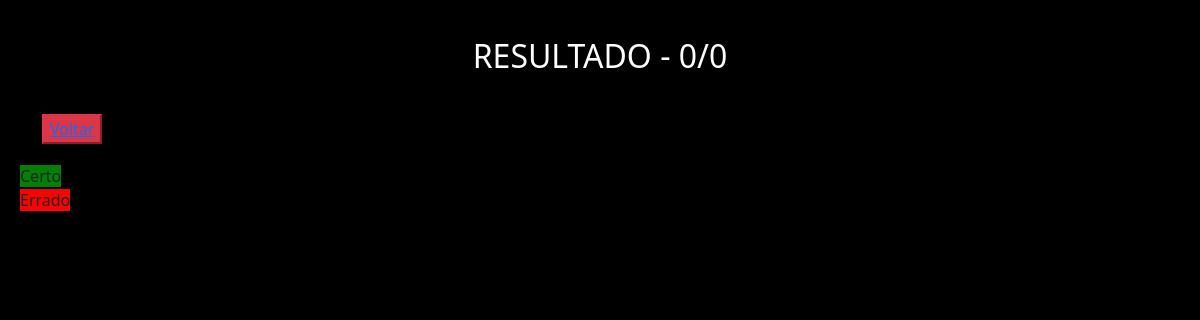
/listaQuestoes/finalizarLista/13, run on an earlier commit of the app's database.
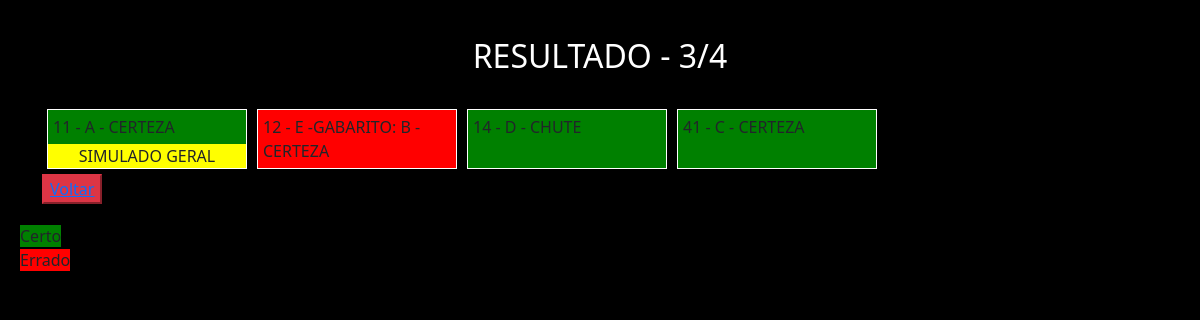
And on a later commit of the database.
### listaQuestoes/models.py (models this page shows, shortened)
class QuestoesAssinalar(models.Model):
    numero = models.IntegerField()
    alternativaMarcada = models.CharField( max_length=20,
        choices=[(tag.name, tag.value) for tag in AlternativasEnum],
        default=AlternativasEnum.DEFAULT.name)
    grauDeCerteza = models.CharField( max_length=20,
        choices=[(tag.name, tag.value) for tag in GrauDeCertezaEnum],
        default=GrauDeCertezaEnum.DEFAULT.name)
    simuladoGeral = models.BooleanField()
    letraGabarito = models.CharField( max_length=20,
        choices=[(tag.name, tag.value) for tag in AlternativasEnum],
        default=AlternativasEnum.DEFAULT.name)
    lista = models.ForeignKey(Listas, on_delete=models.CASCADE)
    certo = models.BooleanField(default=False)

### listaQuestoes/views.py (the view)
# urls.py: path('finalizarLista/<int:idLista>', finalizarLista, name='finalizarLista'),
def finalizarLista(request, idLista):
    questoes = QuestoesAssinalar.objects.filter(lista__id=int(idLista))
    acertos = QuestoesAssinalar.objects.filter(lista__id=int(idLista), certo=True ).count()
    total  = questoes.count()
    return render(request, 'finalizarLista.html', {'questoes':questoes, 'acertos':acertos, 'total': total})

### listaQuestoes/templates/finalizarLista.html (shortened to what this page needs)
{% load static %}
<!DOCTYPE html>
<html lang="en">
<head>
    <link href="https://cdn.jsdelivr.net/npm/bootstrap@5.0.2/dist/css/bootstrap.min.css" rel="stylesheet">
    <link rel="stylesheet" href="{% static 'css/finalizarLista.css' %}">
</head>
<body>
    <div class="container">
        <div class="resultado">RESULTADO - {{acertos}}/{{total}}</div>
        <div class="linhaGrid">
        {% for q in questoes%}
        <div class="questao questao{{q.certo}} ">
            <div class="infos">
                {% if q.certo == True%}
            {{q.numero}} - {{q.letraGabarito}} - {{q.grauDeCerteza}}
            {%else%}
            {{q.numero}} - {{q.alternativaMarcada}} -GABARITO: {{q.letraGabarito}} -  {{q.grauDeCerteza}}
            {%endif%}
            </div>
            <div class=" simuladoDiv simulado{{q.simuladoGeral}}">SIMULADO GERAL</div>
                </div>
        {%endfor%}
    </div>
    <button class="btn-danger voltar ">
        <a href="{%url 'irPara' 'voltarInicio' %}">Voltar</a>
    </button>
    </div>
    <div class="legenda">
        <div><span class="bolinha verde">Certo</span></div>
        <div><span class="bolinha vermelho">Errado</span></div>
    </div>
</body>
</html>

### templates/static/css/finalizarLista.css (style rules this page uses)
body { background-color: black; }
.questaoTrue { background-color: green; }
.questaoFalse { background-color: red; }
.linhaGrid { display: grid; grid-template-columns: repeat(4, 1fr); gap: 10px; justify-content: center; align-items: top; padding: 5px; width: 70vw; }
.resultado { margin-bottom: 3vh; margin-top: 4vh; text-align: center; font-size: 2rem; color: white; }
.linhaGrid > div { border: 1px solid white; }
.infos { padding: 5px; }
.simuladoDiv { display: none; }
.simuladoTrue { text-align: center; display: block; background-color: yellow ; }
.legenda { margin:20px; }
.legenda span { width: 10px; height: 100%; }
.legenda .verde { background-color: green; }
.legenda .vermelho { background-color: red; }

What changed in the data, as far as the page shows it:
added QuestoesAssinalar: numero "11", letraGabarito "A", grauDeCerteza "CERTEZA"
added QuestoesAssinalar: numero "12", alternativaMarcada "E", letraGabarito "B", grauDeCerteza "CERTEZA", certo False (drawn)
added QuestoesAssinalar: numero "14", letraGabarito "D", grauDeCerteza "CHUTE"
added QuestoesAssinalar: numero "41", letraGabarito "C", grauDeCerteza "CERTEZA"
Also different on the page:
{{ acertos }}: "0" → "3"
{{ total }}: "0" → "4"
